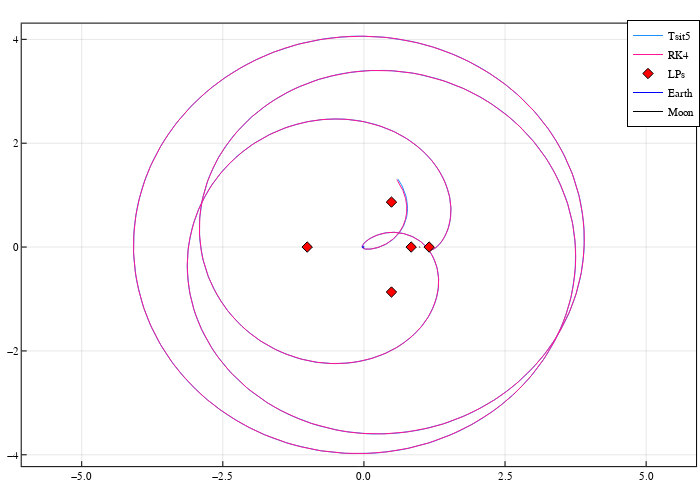

The notebook cell saved with this chart:
### Code cell
# plot
ptraj = plot(size=(700,500), frame_style=:box, aspect_ratio=:equal, grid=0.2)

# comparing propagations
plot!(ptraj, Array(sol)[1,:], Array(sol)[2,:], color=:dodgerblue, label="Tsit5")
plot!(ptraj, hcat(res.u...)[1,:], hcat(res.u...)[2,:], color=:deeppink, label="RK4")

scatter!(ptraj, lps[:,1], lps[:,2], marker=:diamond, color=:red, label="LPs")
plot!(earth_coord[1,:], earth_coord[2,:], color=:blue, label="Earth")
plot!(moon_coord[1,:], moon_coord[2,:], color=:black, label="Moon")
ptraj

### Figure 1 — Plotly figure (JSON) as saved in the notebook; plotly's stock layout.template omitted (floating-point values rounded to 4 significant figures; data arrays with more than 128 entries replaced by an {"elided": "..."} marker saying what was removed)
{"data": [{"colorbar": {"title": ""}, "legendgroup": "Tsit5", "line": {"color": "rgba(30, 144, 255, 1.000)", "dash": "solid", "shape": "linear", "width": 1}, "mode": "lines", "name": "Tsit5", "showlegend": true, "type": "scatter", "x": {"elided": "1144 float values"}, "xaxis": "x", "y": {"elided": "1144 float values"}, "yaxis": "y", "zmax": null, "zmin": null}, {"colorbar": {"title": ""}, "legendgroup": "RK4", "line": {"color": "rgba(255, 20, 147, 1.000)", "dash": "solid", "shape": "linear", "width": 1}, "mode": "lines", "name": "RK4", "showlegend": true, "type": "scatter", "x": {"elided": "25001 float values"}, "xaxis": "x", "y": {"elided": "25001 float values"}, "yaxis": "y", "zmax": null, "zmin": null}, {"colorbar": {"title": ""}, "legendgroup": "LPs", "marker": {"color": "rgba(255, 0, 0, 1.000)", "line": {"color": "rgba(0, 0, 0, 1.000)", "width": 1}, "size": 8, "symbol": "diamond"}, "mode": "markers", "name": "LPs", "showlegend": true, "type": "scatter", "x": [0.8369, 1.156, -1.005, 0.4878, 0.4878], "xaxis": "x", "y": [0, 0, 0, 0.866, -0.866], "yaxis": "y", "zmax": null, "zmin": null}, {"colorbar": {"title": ""}, "legendgroup": "Earth", "line": {"color": "rgba(0, 0, 255, 1.000)", "dash": "solid", "shape": "linear", "width": 1}, "mode": "lines", "name": "Earth", "showlegend": true, "type": "scatter", "x": [0.004426, 0.004393, 0.004293, 0.004127, 0.003895, 0.003599, 0.003239, 0.002817, 0.002335, 0.001795, 0.001198, 0.0005482, -0.0001532, -0.0009029, -0.001698, -0.002535, -0.003411, -0.004322, -0.005264, -0.006234, -0.007229, -0.008242, -0.009272, -0.01031, -0.01136, -0.01241, -0.01346, -0.01451, -0.01555, -0.01657, -0.01757, -0.01856, -0.01951, -0.02044, -0.02133, -0.02219, -0.02301, -0.02378, -0.0245, -0.02518, -0.0258, -0.02637, -0.02688, -0.02734, -0.02773, -0.02806, -0.02832, -0.02852, -0.02865, -0.02872, -0.02872, -0.02865, -0.02852, -0.02832, -0.02806, -0.02773, -0.02734, -0.02688, -0.02637, -0.0258, -0.02518, -0.0245, -0.02378, -0.02301, -0.02219, -0.02133, -0.02044, -0.01951, -0.01856, -0.01757, -0.01657, -0.01555, -0.01451, -0.01346, -0.01241, -0.01136, -0.01031, -0.009272, -0.008242, -0.007229, -0.006234, -0.005264, -0.004322, -0.003411, -0.002535, -0.001698, -0.0009029, -0.0001532, 0.0005482, 0.001198, 0.001795, 0.002335, 0.002817, 0.003239, 0.003599, 0.003895, 0.004127, 0.004293, 0.004393, 0.004426], "xaxis": "x", "y": [0, 0.001051, 0.002099, 0.003137, 0.004163, 0.005173, 0.006161, 0.007125, 0.00806, 0.008962, 0.009829, 0.01066, 0.01144, 0.01218, 0.01287, 0.0135, 0.01409, 0.01461, 0.01508, 0.01549, 0.01583, 0.01611, 0.01633, 0.01647, 0.01656, 0.01657, 0.01652, 0.01641, 0.01623, 0.01598, 0.01567, 0.01529, 0.01485, 0.01436, 0.0138, 0.01319, 0.01253, 0.01181, 0.01105, 0.01025, 0.0094, 0.008515, 0.007596, 0.006646, 0.00567, 0.00467, 0.003652, 0.002619, 0.001576, 0.000526, -0.000526, -0.001576, -0.002619, -0.003652, -0.00467, -0.00567, -0.006646, -0.007596, -0.008515, -0.0094, -0.01025, -0.01105, -0.01181, -0.01253, -0.01319, -0.0138, -0.01436, -0.01485, -0.01529, -0.01567, -0.01598, -0.01623, -0.01641, -0.01652, -0.01657, -0.01656, -0.01647, -0.01633, -0.01611, -0.01583, -0.01549, -0.01508, -0.01461, -0.01409, -0.0135, -0.01287, -0.01218, -0.01144, -0.01066, -0.009829, -0.008962, -0.00806, -0.007125, -0.006161, -0.005173, -0.004163, -0.003137, -0.002099, -0.001051, -4.06e-18], "yaxis": "y", "zmax": null, "zmin": null}, {"colorbar": {"title": ""}, "legendgroup": "Moon", "line": {"color": "rgba(0, 0, 0, 1.000)", "dash": "solid", "shape": "linear", "width": 1}, "mode": "lines", "name": "Moon", "showlegend": true, "type": "scatter", "x": [0.9924, 0.9924, 0.9923, 0.9923, 0.9922, 0.9921, 0.992, 0.9919, 0.9918, 0.9916, 0.9915, 0.9913, 0.9911, 0.9909, 0.9907, 0.9905, 0.9902, 0.99, 0.9897, 0.9895, 0.9892, 0.9889, 0.9886, 0.9883, 0.9881, 0.9878, 0.9875, 0.9872, 0.9869, 0.9866, 0.9864, 0.9861, 0.9858, 0.9856, 0.9853, 0.9851, 0.9849, 0.9847, 0.9845, 0.9843, 0.9841, 0.984, 0.9838, 0.9837, 0.9836, 0.9835, 0.9834, 0.9834, 0.9834, 0.9833, 0.9833, 0.9834, 0.9834, 0.9834, 0.9835, 0.9836, 0.9837, 0.9838, 0.984, 0.9841, 0.9843, 0.9845, 0.9847, 0.9849, 0.9851, 0.9853, 0.9856, 0.9858, 0.9861, 0.9864, 0.9866, 0.9869, 0.9872, 0.9875, 0.9878, 0.9881, 0.9883, 0.9886, 0.9889, 0.9892, 0.9895, 0.9897, 0.99, 0.9902, 0.9905, 0.9907, 0.9909, 0.9911, 0.9913, 0.9915, 0.9916, 0.9918, 0.9919, 0.992, 0.9921, 0.9922, 0.9923, 0.9923, 0.9924, 0.9924], "xaxis": "x", "y": [0, 0.0002863, 0.0005715, 0.0008544, 0.001134, 0.001409, 0.001678, 0.00194, 0.002195, 0.002441, 0.002677, 0.002902, 0.003115, 0.003316, 0.003504, 0.003678, 0.003836, 0.003979, 0.004107, 0.004217, 0.004311, 0.004387, 0.004446, 0.004487, 0.00451, 0.004514, 0.0045, 0.004469, 0.004419, 0.004351, 0.004266, 0.004164, 0.004045, 0.00391, 0.003759, 0.003593, 0.003412, 0.003218, 0.00301, 0.002791, 0.00256, 0.002319, 0.002069, 0.00181, 0.001544, 0.001272, 0.0009946, 0.0007133, 0.0004291, 0.0001432, -0.0001432, -0.0004291, -0.0007133, -0.0009946, -0.001272, -0.001544, -0.00181, -0.002069, -0.002319, -0.00256, -0.002791, -0.00301, -0.003218, -0.003412, -0.003593, -0.003759, -0.00391, -0.004045, -0.004164, -0.004266, -0.004351, -0.004419, -0.004469, -0.0045, -0.004514, -0.00451, -0.004487, -0.004446, -0.004387, -0.004311, -0.004217, -0.004107, -0.003979, -0.003836, -0.003678, -0.003504, -0.003316, -0.003115, -0.002902, -0.002677, -0.002441, -0.002195, -0.00194, -0.001678, -0.001409, -0.001134, -0.0008544, -0.0005715, -0.0002863, -1.106e-18], "yaxis": "y", "zmax": null, "zmin": null}], "layout": {"annotations": [], "height": 500, "legend": {"bgcolor": "rgba(255, 255, 255, 1.000)", "bordercolor": "rgba(0, 0, 0, 1.000)", "borderwidth": 1, "font": {"color": "rgba(0, 0, 0, 1.000)", "family": "sans-serif", "size": 11}, "title": {"font": {"color": "rgba(0, 0, 0, 1.000)", "family": "sans-serif", "size": 15}, "text": ""}, "tracegroupgap": 0, "traceorder": "normal", "x": 1, "xanchor": "auto", "y": 1, "yanchor": "auto"}, "margin": {"b": 20, "l": 0, "r": 0, "t": 20}, "paper_bgcolor": "rgba(255, 255, 255, 1.000)", "plot_bgcolor": "rgba(255, 255, 255, 1.000)", "showlegend": true, "width": 700, "xaxis": {"anchor": "y", "domain": [0.03102, 0.9944], "gridcolor": "rgba(0, 0, 0, 0.200)", "gridwidth": 0.5, "linecolor": "rgba(0, 0, 0, 1.000)", "mirror": true, "range": [-6.063, 5.884], "showgrid": true, "showline": true, "showticklabels": true, "tickangle": 0, "tickcolor": "rgb(0, 0, 0)", "tickfont": {"color": "rgba(0, 0, 0, 1.000)", "family": "sans-serif", "size": 11}, "tickmode": "array", "ticks": "inside", "ticktext": ["−5.0", "−2.5", "0.0", "2.5", "5.0"], "tickvals": [-5, -2.5, 0, 2.5, 5], "title": "", "titlefont": {"color": "rgba(0, 0, 0, 1.000)", "family": "sans-serif", "size": 15}, "type": "-", "visible": true, "zeroline": false, "zerolinecolor": "rgba(0, 0, 0, 1.000)"}, "yaxis": {"anchor": "x", "domain": [0.0301, 0.9921], "gridcolor": "rgba(0, 0, 0, 0.200)", "gridwidth": 0.5, "linecolor": "rgba(0, 0, 0, 1.000)", "mirror": true, "range": [-4.219, 4.303], "showgrid": true, "showline": true, "showticklabels": true, "tickangle": 0, "tickcolor": "rgb(0, 0, 0)", "tickfont": {"color": "rgba(0, 0, 0, 1.000)", "family": "sans-serif", "size": 11}, "tickmode": "array", "ticks": "inside", "ticktext": ["−4", "−2", "0", "2", "4"], "tickvals": [-4, -2, 0, 2, 4], "title": "", "titlefont": {"color": "rgba(0, 0, 0, 1.000)", "family": "sans-serif", "size": 15}, "type": "-", "visible": true, "zeroline": false, "zerolinecolor": "rgba(0, 0, 0, 1.000)"}}}
